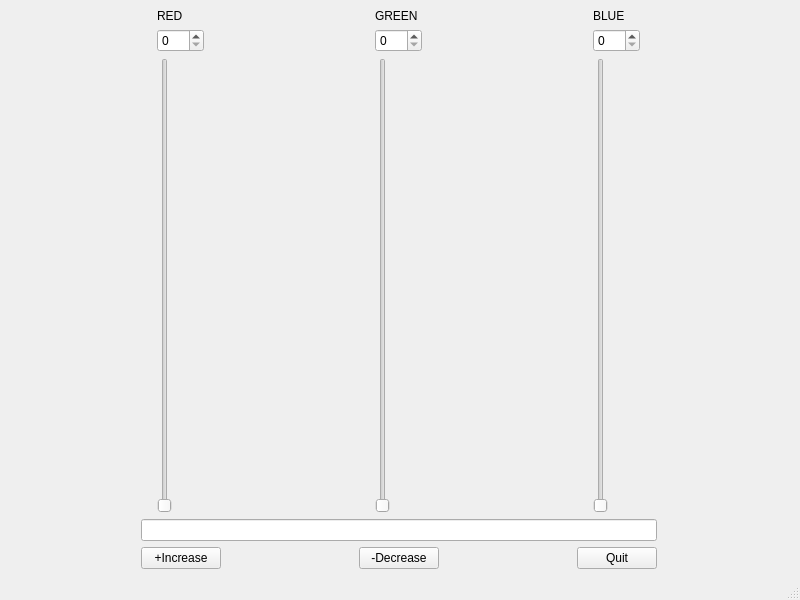
<?xml version="1.0" encoding="UTF-8"?>
<ui version="4.0">
 <class>MainWindow</class>
 <widget class="QMainWindow" name="MainWindow">
  <property name="geometry">
   <rect>
    <x>0</x>
    <y>0</y>
    <width>800</width>
    <height>600</height>
   </rect>
  </property>
  <property name="windowTitle">
   <string>MainWindow</string>
  </property>
  <widget class="QWidget" name="centralwidget">
   <layout class="QGridLayout" name="gridLayout_4">
    <item row="0" column="0">
     <layout class="QGridLayout" name="gridLayout">
      <item row="0" column="0">
       <widget class="QLabel" name="label">
        <property name="text">
         <string>RED</string>
        </property>
       </widget>
      </item>
      <item row="1" column="0">
       <widget class="QSpinBox" name="spinBox">
        <property name="maximum">
         <number>255</number>
        </property>
       </widget>
      </item>
      <item row="2" column="0">
       <widget class="QSlider" name="verticalSlider">
        <property name="maximum">
         <number>255</number>
        </property>
        <property name="orientation">
         <enum>Qt::Vertical</enum>
        </property>
       </widget>
      </item>
     </layout>
    </item>
    <item row="0" column="1">
     <layout class="QGridLayout" name="gridLayout_2">
      <item row="0" column="0">
       <widget class="QLabel" name="label_2">
        <property name="text">
         <string>GREEN</string>
        </property>
       </widget>
      </item>
      <item row="1" column="0">
       <widget class="QSpinBox" name="spinBox_2">
        <property name="maximum">
         <number>255</number>
        </property>
       </widget>
      </item>
      <item row="2" column="0">
       <widget class="QSlider" name="verticalSlider_2">
        <property name="maximum">
         <number>255</number>
        </property>
        <property name="orientation">
         <enum>Qt::Vertical</enum>
        </property>
       </widget>
      </item>
     </layout>
    </item>
    <item row="0" column="2">
     <layout class="QGridLayout" name="gridLayout_3">
      <item row="0" column="0">
       <widget class="QLabel" name="label_3">
        <property name="text">
         <string>BLUE</string>
        </property>
       </widget>
      </item>
      <item row="1" column="0">
       <widget class="QSpinBox" name="spinBox_3">
        <property name="maximum">
         <number>255</number>
        </property>
       </widget>
      </item>
      <item row="2" column="0">
       <widget class="QSlider" name="verticalSlider_3">
        <property name="maximum">
         <number>255</number>
        </property>
        <property name="orientation">
         <enum>Qt::Vertical</enum>
        </property>
       </widget>
      </item>
     </layout>
    </item>
    <item row="1" column="0" colspan="3">
     <widget class="QLineEdit" name="lineEdit"/>
    </item>
    <item row="2" column="0">
     <widget class="QPushButton" name="pushButton">
      <property name="text">
       <string>+Increase</string>
      </property>
     </widget>
    </item>
    <item row="2" column="1">
     <widget class="QPushButton" name="pushButton_2">
      <property name="text">
       <string>-Decrease</string>
      </property>
     </widget>
    </item>
    <item row="2" column="2">
     <widget class="QPushButton" name="pushButton_3">
      <property name="text">
       <string>Quit</string>
      </property>
     </widget>
    </item>
   </layout>
  </widget>
  <widget class="QMenuBar" name="menubar">
   <property name="geometry">
    <rect>
     <x>0</x>
     <y>0</y>
     <width>800</width>
     <height>22</height>
    </rect>
   </property>
  </widget>
  <widget class="QStatusBar" name="statusbar"/>
 </widget>
 <resources/>
 <connections>
  <connection>
   <sender>spinBox</sender>
   <signal>valueChanged(int)</signal>
   <receiver>verticalSlider</receiver>
   <slot>setValue(int)</slot>
   <hints>
    <hint type="sourcelabel">
     <x>123</x>
     <y>75</y>
    </hint>
    <hint type="destinationlabel">
     <x>124</x>
     <y>91</y>
    </hint>
   </hints>
  </connection>
  <connection>
   <sender>verticalSlider</sender>
   <signal>valueChanged(int)</signal>
   <receiver>spinBox</receiver>
   <slot>setValue(int)</slot>
   <hints>
    <hint type="sourcelabel">
     <x>124</x>
     <y>191</y>
    </hint>
    <hint type="destinationlabel">
     <x>126</x>
     <y>72</y>
    </hint>
   </hints>
  </connection>
  <connection>
   <sender>spinBox_2</sender>
   <signal>valueChanged(int)</signal>
   <receiver>verticalSlider_2</receiver>
   <slot>setValue(int)</slot>
   <hints>
    <hint type="sourcelabel">
     <x>388</x>
     <y>68</y>
    </hint>
    <hint type="destinationlabel">
     <x>383</x>
     <y>90</y>
    </hint>
   </hints>
  </connection>
  <connection>
   <sender>verticalSlider_2</sender>
   <signal>valueChanged(int)</signal>
   <receiver>spinBox_2</receiver>
   <slot>setValue(int)</slot>
   <hints>
    <hint type="sourcelabel">
     <x>387</x>
     <y>92</y>
    </hint>
    <hint type="destinationlabel">
     <x>385</x>
     <y>70</y>
    </hint>
   </hints>
  </connection>
  <connection>
   <sender>spinBox_3</sender>
   <signal>valueChanged(int)</signal>
   <receiver>verticalSlider_3</receiver>
   <slot>setValue(int)</slot>
   <hints>
    <hint type="sourcelabel">
     <x>650</x>
     <y>77</y>
    </hint>
    <hint type="destinationlabel">
     <x>650</x>
     <y>88</y>
    </hint>
   </hints>
  </connection>
  <connection>
   <sender>verticalSlider_3</sender>
   <signal>valueChanged(int)</signal>
   <receiver>spinBox_3</receiver>
   <slot>setValue(int)</slot>
   <hints>
    <hint type="sourcelabel">
     <x>650</x>
     <y>94</y>
    </hint>
    <hint type="destinationlabel">
     <x>650</x>
     <y>79</y>
    </hint>
   </hints>
  </connection>
 </connections>
</ui>
